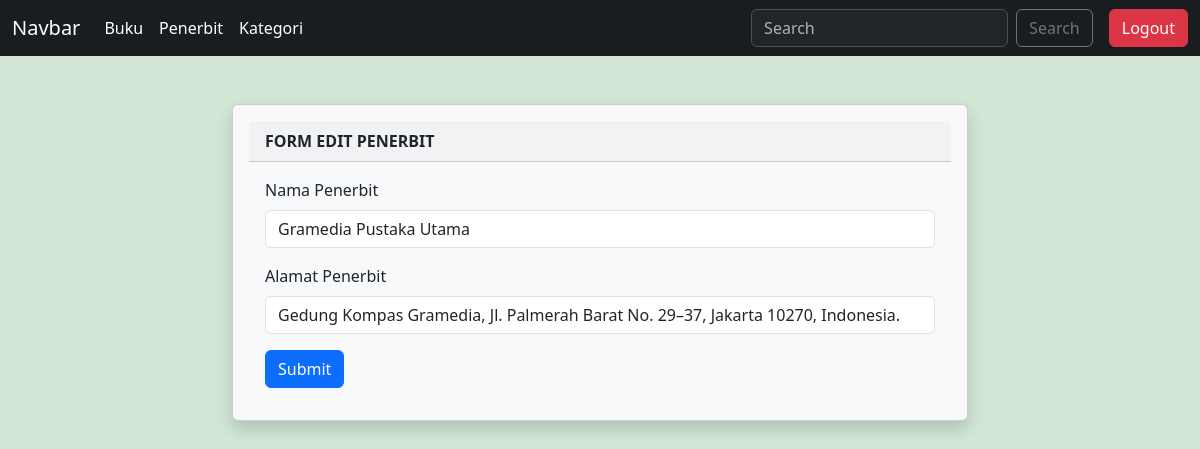
/penerbit/formedit.php?id=1, run on the app's committed database.
### tables this page shows
CREATE TABLE `penerbit` (
  `id` int(11) NOT NULL,
  `nm_penerbit` varchar(100) NOT NULL,
  `al_penerbit` varchar(100) NOT NULL
);

### penerbit/formedit.php (the view, shortened to what this page needs)
<?php
include_once("../koneksi.php");
$idedit = $_GET['id'];
$qry = "SELECT * FROM penerbit WHERE id='$idedit'";
$edit = mysqli_query($koneksi,$qry);
$data = mysqli_fetch_array($edit);
?>
<!DOCTYPE html>
<html lang="en">
<head>
    <link href="https://cdn.jsdelivr.net/npm/bootstrap@5.3.8/dist/css/bootstrap.min.css" rel="stylesheet"
>
</head>
<body style="background-color:#d1e6d4">
    <?php
    include_once("../navbar.php");
    ?>
    <div class="container">
        <div class="row my-5">
            <div class="col-8 m-auto">
                <div class="card shadow p-3 mb-5 bg-body-tertiary rounded">
                    <div class="card-header">
                        <b>FORM EDIT PENERBIT</b>
                    </div>
                    <div class="card-body">
                        <form action="proses_edit.php" method="POST" enctype="multipart/form-data">
                            <div class="mb-3">
                                <label for="exampleInputEmail1" class="form-label">Nama Penerbit</label>
                                <input value="<?=$data['nm_penerbit']?>" readonly name="nm_penerbit" type="text" class="form-control" id="exampleInputEmail1"
                                    aria-describedby="emailHelp">
                            </div>
                            <div class="mb-3">
                                <label for="exampleInputEmail1" class="form-label">Alamat Penerbit</label>
                                <input value="<?=$data['al_penerbit']?>" name="al_penerbit" type="text" class="form-control" id="exampleInputEmail1"
                                    aria-describedby="emailHelp">
                            </div>
                            <button type="submit" class="btn btn-primary">Submit</button>
                        </form>
                    </div>
                </div>
            </div>
        </div>
    </div>
</body>
</html>

### data on the page
penerbit: nm_penerbit "Gramedia Pustaka Utama", al_penerbit "Gedung Kompas Gramedia, Jl. Palmerah Barat No. 29–37, Jakarta 10270, Indonesia."
